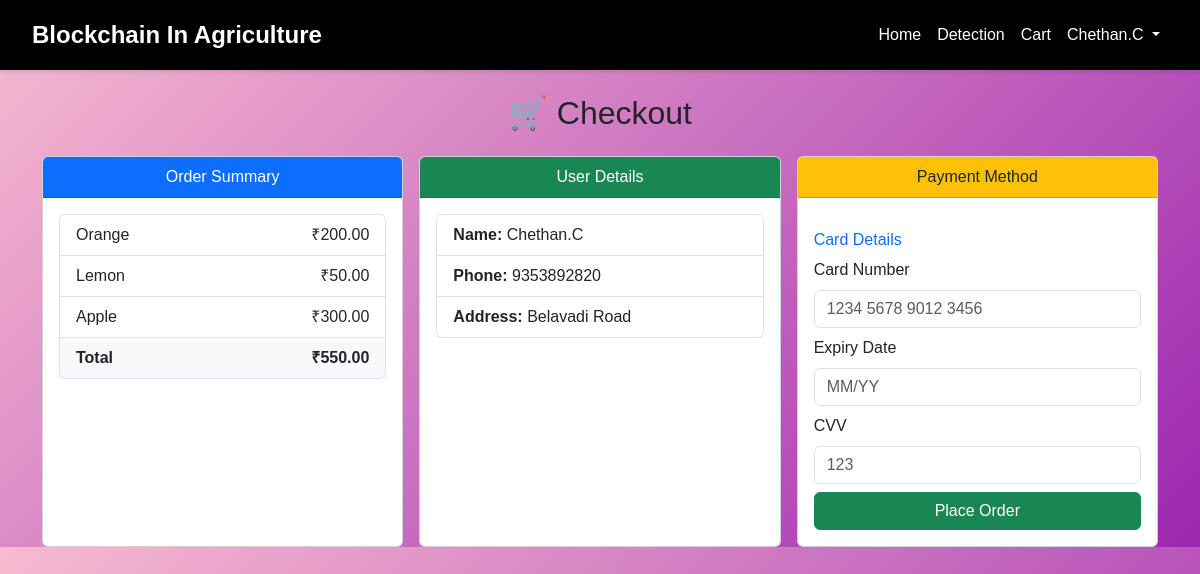
Screenshot of /checkout.php (signed in) with the database file from the repository.
### tables this page shows
CREATE TABLE `modern_new_cart` (
  `id` int(11) NOT NULL,
  `user_id` int(11) NOT NULL,
  `product_id` int(11) NOT NULL,
  `qty` int(11) DEFAULT 1,
  `added_at` timestamp NOT NULL DEFAULT current_timestamp()
);

CREATE TABLE `modern_new_products` (
  `id` int(11) NOT NULL,
  `title` varchar(255) NOT NULL,
  `price` decimal(10,2) NOT NULL,
  `description` text NOT NULL,
  `image_path` varchar(255) DEFAULT NULL,
  `created_at` timestamp NOT NULL DEFAULT current_timestamp()
);

CREATE TABLE `modern_new_users` (
  `id` int(11) NOT NULL,
  `name` varchar(100) NOT NULL,
  `email` varchar(100) NOT NULL,
  `phone_number` varchar(10) NOT NULL,
  `password` varchar(255) NOT NULL,
  `address` text DEFAULT NULL,
  `role` varchar(20) DEFAULT 'user',
  `created_at` timestamp NOT NULL DEFAULT current_timestamp()
);

### checkout.php (the view, shortened to what this page needs)
<?php
include 'db.php';
$user_id = $_SESSION['user_id'];
$user_sql = "SELECT name, phone_number, address FROM modern_new_users WHERE id = ?";
$stmt = $conn->prepare($user_sql);
$user = ['name' => '', 'phone_number' => '', 'address' => ''];
if ($stmt) {
    $stmt->bind_param("i", $user_id);
    $stmt->execute();
    $user_result = $stmt->get_result();
    if ($user_result->num_rows > 0) {
        $user = $user_result->fetch_assoc();
    }
}
$cart_sql = "SELECT c.id as cart_id, p.id as product_id, p.title, p.price, p.image_path
             FROM modern_new_cart c
             JOIN modern_new_products p ON c.product_id = p.id
             WHERE c.user_id = ?";
$stmt = $conn->prepare($cart_sql);
$cart_items = [];
$total_price = 0;
if ($stmt) {
    $stmt->bind_param("i", $user_id);
    $stmt->execute();
    $result = $stmt->get_result();
    while ($row = $result->fetch_assoc()) {
        $cart_items[] = $row;
        $total_price += $row['price'];
    }
}
?>
<!DOCTYPE html>
<html lang="en">
<head>
    <link rel="stylesheet" href="https://cdn.jsdelivr.net/npm/bootstrap@5.3.0-alpha1/dist/css/bootstrap.min.css">
</head>
<body>
    <?php include 'header.php'; ?>
    <div class="container mt-4">
        <h2 class="text-center mb-4">🛒 Checkout</h2>
        <div class="row g-3">
            <div class="col-md-4">
                <div class="card h-100">
                    <div class="card-header bg-primary text-white text-center">
                        Order Summary
                    </div>
                    <div class="card-body">
                        <ul class="list-group">
                            <?php foreach ($cart_items as $item) : ?>
                                <li class="list-group-item d-flex justify-content-between">
                                    <?php echo htmlspecialchars($item['title']); ?>
                                    <span>₹<?php echo number_format($item['price'], 2); ?></span>
                                </li>
                            <?php endforeach; ?>
                            <li class="list-group-item d-flex justify-content-between fw-bold bg-light">
                                Total
                                <span>₹<?php echo number_format($total_price, 2); ?></span>
                            </li>
                        </ul>
                    </div>
                </div>
            </div>
            <div class="col-md-4">
                <div class="card h-100">
                    <div class="card-header bg-success text-white text-center">
                        User Details
                    </div>
                    <div class="card-body">
                        <ul class="list-group">
                            <li class="list-group-item"><strong>Name:</strong> <?php echo htmlspecialchars($user['name']); ?></li>
                            <li class="list-group-item"><strong>Phone:</strong> <?php echo htmlspecialchars($user['phone_number']); ?></li>
                            <li class="list-group-item"><strong>Address:</strong> <?php echo htmlspecialchars($user['address']); ?></li>
                        </ul>
                    </div>
                </div>
            </div>
            <div class="col-md-4">
                <div class="card h-100">
                    <div class="card-header bg-warning text-dark text-center">
                        Payment Method
                    </div>
                    <div class="card-body">
                        <form method="POST">
                            <div id="card_details" class="mt-3">
                                <h6 class="text-primary">Card Details</h6>
                                <div class="mb-2">
                                    <label class="form-label">Card Number</label>
                                    <input type="text" name="card_number" class="form-control" placeholder="1234 5678 9012 3456" value="<?php echo isset($card_number) ? htmlspecialchars($card_number) : ''; ?>">
                                </div>
                                <div class="mb-2">
                                    <label class="form-label">Expiry Date</label>
                                    <input type="text" name="expiry_date" class="form-control" placeholder="MM/YY" value="<?php echo isset($expiry_date) ? htmlspecialchars($expiry_date) : ''; ?>">
                                </div>
                                <div class="mb-2">
                                    <label class="form-label">CVV</label>
                                    <input type="password" name="cvv" class="form-control" placeholder="123" value="<?php echo isset($cvv) ? htmlspecialchars($cvv) : ''; ?>">
                                </div>
                            </div>
                            <button type="submit" class="btn btn-success w-100">Place Order</button>
                        </form>
                    </div>
                </div>
            </div>
        </div>
    </div>
</body>
</html>

### checkout.php (style rules this page uses)
body { background: linear-gradient(135deg, #F8BBD0, #9C27B0); }

### header.php (style rules this page uses)
body { padding-top: 70px; background-color: #f8f9fa; font-family: 'Arial', sans-serif; }

### rows the page displays
modern_new_cart: product.title "Orange", product.price "200.00"
modern_new_cart: product.title "Lemon", product.price "50.00"
modern_new_cart: product.title "Apple", product.price "300.00"
modern_new_users: name "Chethan.C", phone_number "9353892820", address "Belavadi Road"

### other values shown
$_SESSION['name'] "Chethan.C"
$total_price "550.00"
